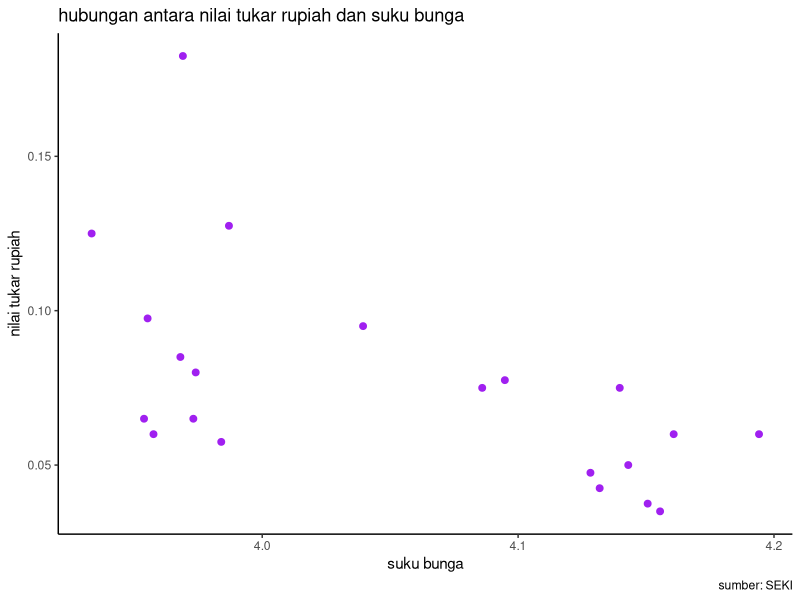
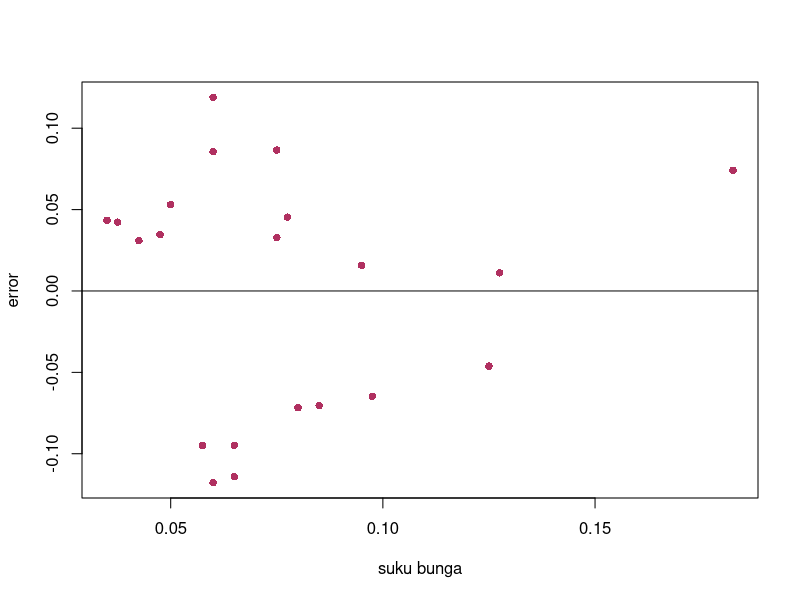
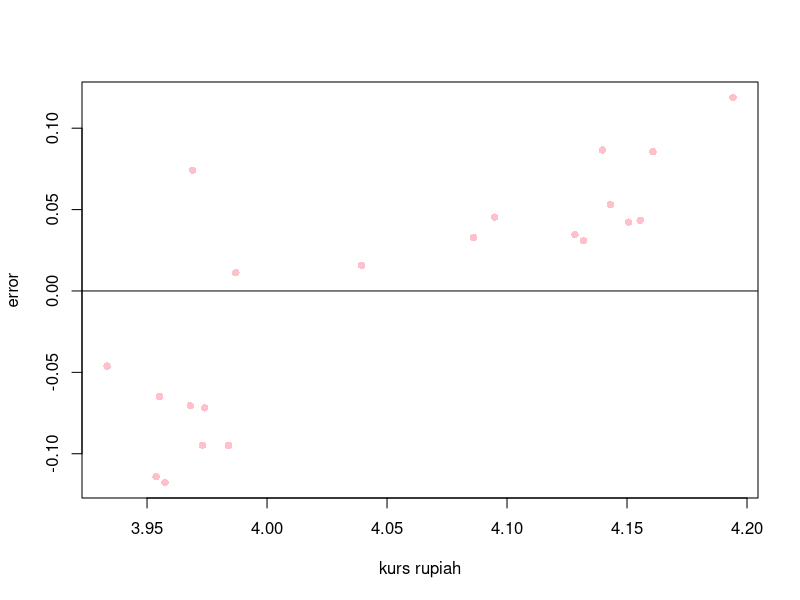

Recreate these plots in R, in order.
## ---- chunk 1
#| warning: false
#| echo: true
library(tidyverse)
library(readxl)
library(writexl)
library(dplyr)
## ---- chunk 2
#import dataset
library(readxl)
suku<-read_excel('suku.xlsx')
head(suku)
library("ggplot2")
library("readxl")
library("dplyr")
ggplot(suku,aes(y
,x
))+
  geom_point(color="purple",size=2)+
  labs(title="hubungan antara nilai tukar rupiah dan suku bunga ",
       x="suku bunga",
       y="nilai tukar rupiah",
       caption = "sumber: SEKI")+
  theme_classic()
## ---- chunk 3
setwd("C:/metodologi/uasnahda")
suku<-read_excel("suku.xlsx")
reg<-lm(y~x,data=suku)
summary(reg)
## ---- chunk 4
library(readxl)
suku$m<-resid(reg)
plot(suku$x,suku$m,xlab="suku bunga",ylab="error",col='maroon',pch=16)
abline(h=0)
## ---- chunk 5
library(readxl)
suku$m<-resid(reg)
plot(suku$y,suku$m,xlab="kurs rupiah",ylab="error",col='pink',pch=16)
abline(h=0)
